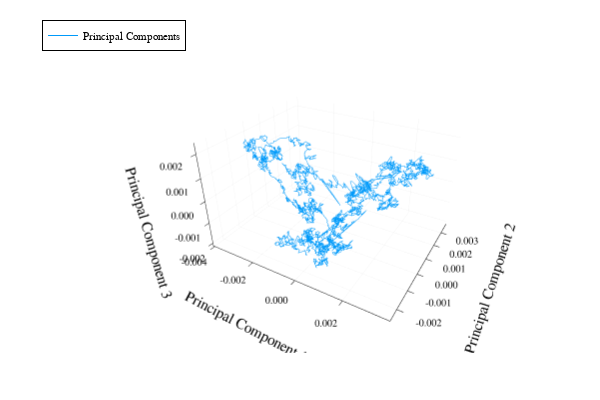

Notebook cell for this chart:
### Markdown cell above
# 主成分分析

### Code cell
using LinearAlgebra
# データの平均を引く
data_centered = data .- mean(data, dims=1)

# 共分散行列を計算
cov_matrix = cov(data_centered)

# 固有値と固有ベクトルを計算
eigenvalues, eigenvectors = eigen(cov_matrix)

# 固有値の降順に並べ替え
sorted_indices = sortperm(eigenvalues, rev=true)
eigenvalues = eigenvalues[sorted_indices]
eigenvectors = eigenvectors[:, sorted_indices]

# 寄与率を計算
explained_variance = eigenvalues / sum(eigenvalues)

# 主成分得点を計算
principal_components = data_centered * eigenvectors

# 結果を表示
println("Explained Variance Ratios: ", explained_variance)
println("Principal Components: ", principal_components)

# 主成分をプロット
plot(principal_components[:, 1], principal_components[:, 2], principal_components[:, 3], markersize = 1, label = "Principal Components", xlabel = "Principal Component 1", ylabel = "Principal Component 2", zlabel = "Principal Component 3", legend = :topleft)

### Figure 1 — Plotly figure (JSON) as saved in the notebook; plotly's stock layout.template omitted (floating-point values rounded to 4 significant figures; data arrays with more than 128 entries replaced by an {"elided": "..."} marker saying what was removed)
{"data": [{"colorbar": {"len": 0.9143, "title": "", "x": 0.9934, "y": 0.533}, "legendgroup": "Principal Components", "line": {"color": "rgba(0, 154, 250, 1.000)", "dash": "solid", "shape": "linear", "width": 1}, "mode": "lines", "name": "Principal Components", "scene": "scene", "showlegend": true, "type": "scatter3d", "x": {"elided": "4390 float values"}, "xaxis": "x", "y": {"elided": "4390 float values"}, "yaxis": "y", "z": {"elided": "4390 float values"}, "zaxis": "z"}], "layout": {"annotations": [], "height": 400, "legend": {"bgcolor": "rgba(255, 255, 255, 1.000)", "bordercolor": "rgba(0, 0, 0, 1.000)", "borderwidth": 1, "font": {"color": "rgba(0, 0, 0, 1.000)", "family": "sans-serif", "size": 11}, "title": {"font": {"color": "rgba(0, 0, 0, 1.000)", "family": "sans-serif", "size": 15}, "text": ""}, "tracegroupgap": 0, "traceorder": "normal", "x": 0.07, "xanchor": "left", "y": 1, "yanchor": "top"}, "margin": {"b": 20, "l": 0, "r": 0, "t": 20}, "paper_bgcolor": "rgba(255, 255, 255, 1.000)", "plot_bgcolor": "rgba(255, 255, 255, 1.000)", "scene": {"camera": {"eye": {"x": 1.126, "y": -1.95, "z": 1.3}, "projection": "orthographic"}, "domain": {"x": [0.1209, 0.9934], "y": [0.07581, 0.9902]}, "xaxis": {"gridcolor": "rgba(0, 0, 0, 0.100)", "gridwidth": 0.5, "linecolor": "rgba(0, 0, 0, 1.000)", "mirror": false, "range": [-0.004075, 0.003775], "showgrid": true, "showline": true, "showticklabels": true, "tickangle": 0, "tickcolor": "rgb(0, 0, 0)", "tickfont": {"color": "rgba(0, 0, 0, 1.000)", "family": "sans-serif", "size": 11}, "tickmode": "array", "ticks": "inside", "ticktext": ["-0.004", "-0.002", "0.000", "0.002"], "tickvals": [-0.004, -0.002, 0, 0.002], "title": "Principal Component 1", "titlefont": {"color": "rgba(0, 0, 0, 1.000)", "family": "sans-serif", "size": 15}, "type": "-", "visible": true, "zeroline": false, "zerolinecolor": "rgba(0, 0, 0, 1.000)"}, "yaxis": {"gridcolor": "rgba(0, 0, 0, 0.100)", "gridwidth": 0.5, "linecolor": "rgba(0, 0, 0, 1.000)", "mirror": false, "range": [-0.002572, 0.003749], "showgrid": true, "showline": true, "showticklabels": true, "tickangle": 0, "tickcolor": "rgb(0, 0, 0)", "tickfont": {"color": "rgba(0, 0, 0, 1.000)", "family": "sans-serif", "size": 11}, "tickmode": "array", "ticks": "inside", "ticktext": ["-0.002", "-0.001", "0.000", "0.001", "0.002", "0.003"], "tickvals": [-0.002, -0.001, 0, 0.001, 0.002, 0.003], "title": "Principal Component 2", "titlefont": {"color": "rgba(0, 0, 0, 1.000)", "family": "sans-serif", "size": 15}, "type": "-", "visible": true, "zeroline": false, "zerolinecolor": "rgba(0, 0, 0, 1.000)"}, "zaxis": {"gridcolor": "rgba(0, 0, 0, 0.100)", "gridwidth": 0.5, "linecolor": "rgba(0, 0, 0, 1.000)", "mirror": false, "range": [-0.002145, 0.002441], "showgrid": true, "showline": true, "showticklabels": true, "tickangle": 0, "tickcolor": "rgb(0, 0, 0)", "tickfont": {"color": "rgba(0, 0, 0, 1.000)", "family": "sans-serif", "size": 11}, "tickmode": "array", "ticks": "inside", "ticktext": ["-0.002", "-0.001", "0.000", "0.001", "0.002"], "tickvals": [-0.002, -0.001, 0, 0.001, 0.002], "title": "Principal Component 3", "titlefont": {"color": "rgba(0, 0, 0, 1.000)", "family": "sans-serif", "size": 15}, "type": "-", "visible": true, "zeroline": false, "zerolinecolor": "rgba(0, 0, 0, 1.000)"}}, "showlegend": true, "width": 600}}
